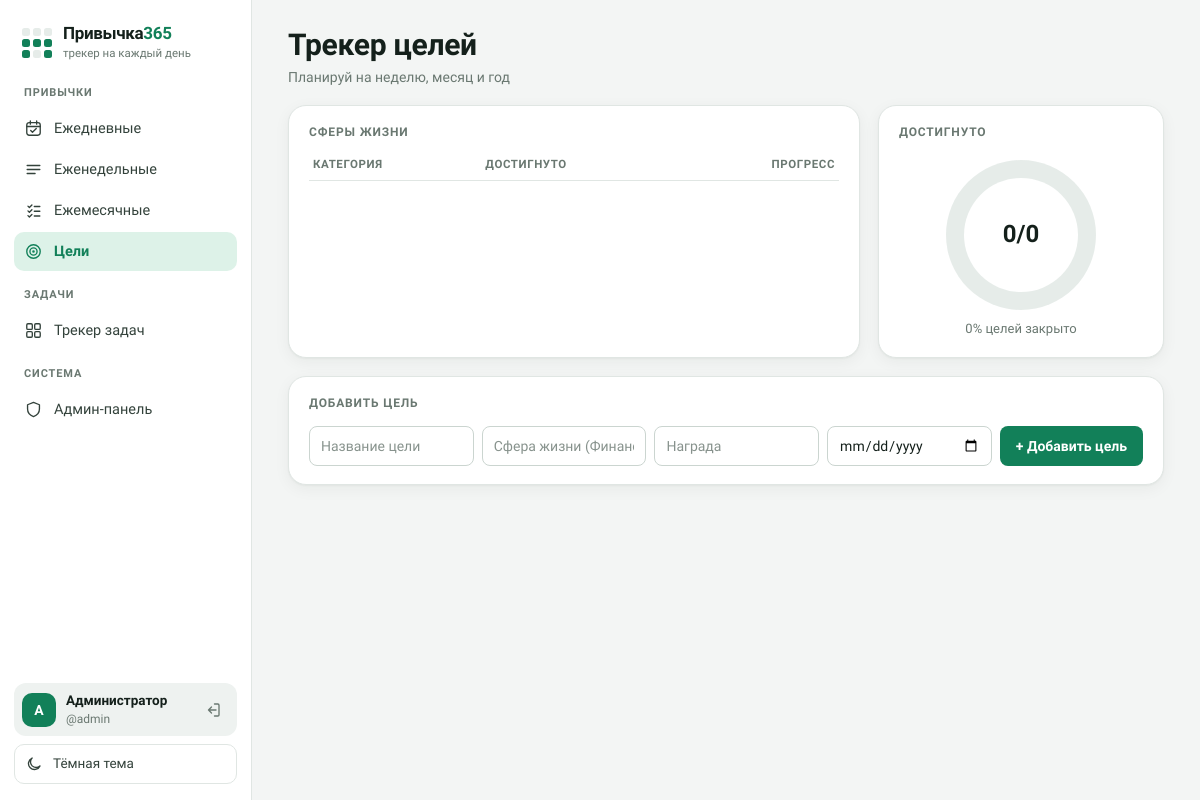
The page /goals (signed in) on the database its author committed.
### tables this page shows
CREATE TABLE users (
        id INTEGER PRIMARY KEY AUTOINCREMENT,
        username TEXT UNIQUE NOT NULL,
        display_name TEXT NOT NULL,
        password_hash TEXT NOT NULL,
        is_admin INTEGER DEFAULT 0,
        created_at TEXT DEFAULT CURRENT_TIMESTAMP
    );

### app.py (the view)
@app.route("/goals")
@login_required
def goals():
    user_id = session['user_id']
    goal_list, spheres, done_total, total, overall_pct = db.get_goals(user_id)
    return render_template(
        "goals.html", goals=goal_list, spheres=spheres,
        done_total=done_total, total=total, overall_pct=overall_pct,
        active="goals",
    )

### app.py (called while the page is built)
def today_ym():
    t = date.today()
    return t.year, t.month

@app.before_request
def log_visits():
    if request.path.startswith('/static/') or request.path in ['/login', '/register']:
        return
    if request.headers.get('X-Requested-With') == 'XMLHttpRequest':
        return
    user_id = session.get('user_id')
    db.log_visit(
        user_id=user_id,
        ip=request.remote_addr,
        user_agent=request.headers.get('User-Agent'),
        path=request.path
    )

def login_required(f):
    @wraps(f)
    def decorated_function(*args, **kwargs):
        if 'user_id' not in session:
            flash('Пожалуйста, войдите в систему')
            return redirect(url_for('login'))
        return f(*args, **kwargs)
    return decorated_function

def get_current_user():
    if 'user_id' in session:
        conn = db.get_db()
        user = conn.execute(
            "SELECT id, username, display_name, is_admin FROM users WHERE id = ?",
            (session['user_id'],)
        ).fetchone()
        conn.close()
        return dict(user) if user else None
    return None

@app.context_processor
def inject_now():
    y, m = today_ym()
    return {
        "now_y": y,
        "now_m": m,
        "date": date,
        "current_user": get_current_user()
    }

### database.py (called while the page is built, shortened)
def get_db():
    conn = sqlite3.connect(DB_PATH)
    conn.row_factory = sqlite3.Row
    conn.execute("PRAGMA foreign_keys = ON")
    return conn

def log_visit(user_id=None, ip=None, user_agent=None, path=None):
    conn = get_db()
    conn.execute(
        "INSERT INTO visits (user_id, ip, user_agent, path) VALUES (?, ?, ?, ?)",
        (user_id, ip, user_agent, path)
    )
    conn.commit()
    conn.close()

def get_goals(user_id):
    conn = get_db()
    goal_rows = conn.execute(
        "SELECT * FROM goals WHERE user_id = ? ORDER BY created_at DESC",
        (user_id,)
    ).fetchall()
    goals = []
    total = 0
    done_total = 0
    spheres = {}
    for g in goals:
        sp = g.get("sphere") or "Без сферы"
        spheres.setdefault(sp, [0, 0])
        spheres[sp][1] += 1
        if g["status"] == "done":
            spheres[sp][0] += 1
    conn.close()
    overall_pct = round(done_total / total * 100) if total else 0
    return goals, spheres, done_total, total, overall_pct

### templates/goals.html (shortened to what this page needs)
{% extends "base.html" %}
{% block content %}
<div class="page-header">
  <div>
    <h1>Трекер целей</h1>
    <p class="muted">Планируй на неделю, месяц и год</p>
  </div>
</div>
<div class="top-row">
  <div class="card">
    <div class="card-title">Сферы жизни</div>
    <table class="stat-table">
      <tr><th>Категория</th><th>Достигнуто</th><th>Прогресс</th></tr>
    </table>
  </div>
  <div class="card progress-card">
    <div class="card-title">Достигнуто</div>
    <div class="donut-wrap">
      <div class="css-donut" id="goalsDonut" style="--pct: {{ overall_pct }}; --donut-color: var(--sage);">
        <div class="donut-hole"></div>
      </div>
      <div class="donut-center"><div class="donut-pct">{{ done_total }}/{{ total }}</div></div>
    </div>
    <div class="donut-sub">{{ overall_pct }}% целей закрыто</div>
  </div>
</div>
<div class="card">
  <div class="card-title">Добавить цель</div>
  <form method="post" action="{{ url_for('goals_add') }}" class="goal-add-form">
    <input type="text" name="title" placeholder="Название цели" required>
    <input type="text" name="sphere" placeholder="Сфера жизни (Финансы, Карьера…)">
    <input type="text" name="reward" placeholder="Награда">
    <input type="date" name="deadline">
    <button type="submit">+ Добавить цель</button>
  </form>
</div>
{% endblock %}

### templates/base.html (shortened to what this page needs)
<!DOCTYPE html>
<html lang="ru">
<head>
<link rel="stylesheet" href="{{ url_for('static', filename='css/style.css') }}">
</head>
<body>
<div class="app-shell">
  <aside class="sidebar">
    <a class="brand" href="{{ url_for('index') }}">
      <span class="brand-mark" aria-hidden="true">
        <i></i><i></i><i></i><i class="on"></i><i class="on"></i><i class="on"></i><i class="on"></i><i></i><i class="on"></i>
      </span>
      <span class="brand-text">
        <span class="brand-title">Привычка<b>365</b></span>
        <span class="brand-sub">трекер на каждый день</span>
      </span>
    </a>
    <nav class="nav" aria-label="Разделы">
      <div class="nav-group-label">Привычки</div>
      <a href="{{ url_for('daily', year=year|default(now_y), month=month|default(now_m)) }}"
         class="nav-link {{ 'active' if active=='daily' else '' }}">
        <svg class="nav-ico" viewBox="0 0 24 24" aria-hidden="true"><rect x="3.5" y="4.5" width="17" height="16" rx="3"/><path d="M3.5 9.5h17M8 2.5v4M16 2.5v4M8.5 14.5l2.2 2.2 4.8-4.8"/></svg>
        Ежедневные
      </a>
      <a href="{{ url_for('weekly', year=year|default(now_y), month=month|default(now_m)) }}"
         class="nav-link {{ 'active' if active=='weekly' else '' }}">
        <svg class="nav-ico" viewBox="0 0 24 24" aria-hidden="true"><path d="M4 7h16M4 12h16M4 17h10"/></svg>
        Еженедельные
      </a>
      <a href="{{ url_for('monthly', year=year|default(now_y), month=month|default(now_m)) }}"
         class="nav-link {{ 'active' if active=='monthly' else '' }}">
        <svg class="nav-ico" viewBox="0 0 24 24" aria-hidden="true"><path d="M5 6.5l1.8 1.8L10 5M5 12.5l1.8 1.8L10 11M5 18.5l1.8 1.8L10 17M13 7h7M13 13h7M13 19h7"/></svg>
        Ежемесячные
      </a>
      <a href="{{ url_for('goals') }}" class="nav-link {{ 'active' if active=='goals' else '' }}">
        <svg class="nav-ico" viewBox="0 0 24 24" aria-hidden="true"><circle cx="12" cy="12" r="8.5"/><circle cx="12" cy="12" r="4.5"/><circle cx="12" cy="12" r=".8"/></svg>
        Цели
      </a>
      <div class="nav-group-label">Задачи</div>
      <a href="{{ url_for('tasks_list') }}" class="nav-link {{ 'active' if active=='tasks' else '' }}">
        <svg class="nav-ico" viewBox="0 0 24 24" aria-hidden="true"><rect x="3.5" y="3.5" width="7" height="7" rx="1.5"/><rect x="13.5" y="3.5" width="7" height="7" rx="1.5"/><rect x="3.5" y="13.5" width="7" height="7" rx="1.5"/><rect x="13.5" y="13.5" width="7" height="7" rx="1.5"/></svg>
        Трекер задач
      </a>
      {% if current_user and current_user.is_admin %}
      <div class="nav-group-label">Система</div>
      <a href="{{ url_for('admin_panel') }}" class="nav-link {{ 'active' if active=='admin' else '' }}">
        <svg class="nav-ico" viewBox="0 0 24 24" aria-hidden="true"><path d="M12 3l7.5 3v5.5c0 4.5-3.2 8-7.5 9.5-4.3-1.5-7.5-5-7.5-9.5V6z"/></svg>
        Админ-панель
      </a>
      {% endif %}
    </nav>
    <div class="sidebar-bottom">
      {% if current_user %}
      <div class="user-profile">
        <div class="user-avatar">{{ (current_user.display_name or current_user.username)[0]|upper }}</div>
        <div class="user-info">
          <div class="user-name">{{ current_user.display_name or current_user.username }}</div>
          <div class="user-username">@{{ current_user.username }}</div>
        </div>
        <a href="{{ url_for('logout') }}" class="logout-btn" title="Выйти" aria-label="Выйти">
          <svg viewBox="0 0 24 24" aria-hidden="true"><path d="M14 4h4.5A1.5 1.5 0 0 1 20 5.5v13a1.5 1.5 0 0 1-1.5 1.5H14M10 16l-4-4 4-4M6 12h10"/></svg>
        </a>
      </div>
      {% endif %}
      <button id="theme-toggle" class="theme-toggle" type="button">
        <svg class="theme-ico" viewBox="0 0 24 24" aria-hidden="true"><path d="M20 14.5A8 8 0 1 1 9.5 4a6.5 6.5 0 0 0 10.5 10.5z"/></svg>
        <span id="theme-label">Тёмная тема</span>
      </button>
    </div>
  </aside>
  <main class="content">
    {% block content %}{% endblock %}
  </main>
</div>
</body>
</html>

### rows shown on the page
users: display_name "А", display_name "Администратор", username "admin"

### other values the page prints
{{ done_total }} "0"
{{ total }} "0"
{{ overall_pct }} "0"
